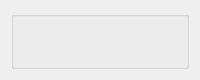
<?xml version="1.0" encoding="UTF-8"?>
<ui version="4.0">
 <class>NewsItemView</class>
 <widget class="QWidget" name="NewsItemView">
  <property name="enabled">
   <bool>true</bool>
  </property>
  <property name="geometry">
   <rect>
    <x>0</x>
    <y>0</y>
    <width>200</width>
    <height>80</height>
   </rect>
  </property>
  <property name="sizePolicy">
   <sizepolicy hsizetype="Maximum" vsizetype="Maximum">
    <horstretch>0</horstretch>
    <verstretch>0</verstretch>
   </sizepolicy>
  </property>
  <layout class="QVBoxLayout" name="verticalLayout">
   <item>
    <widget class="QGroupBox" name="title_box">
     <property name="font">
      <font>
       <pointsize>10</pointsize>
       <weight>75</weight>
       <bold>true</bold>
      </font>
     </property>
     <property name="cursor">
      <cursorShape>PointingHandCursor</cursorShape>
     </property>
     <layout class="QVBoxLayout" name="verticalLayout11">
      <item>
       <widget class="QLabel" name="content_label">
        <property name="font">
         <font>
          <pointsize>8</pointsize>
          <weight>50</weight>
          <bold>false</bold>
         </font>
        </property>
        <property name="textFormat">
         <enum>Qt::PlainText</enum>
        </property>
        <property name="scaledContents">
         <bool>true</bool>
        </property>
        <property name="alignment">
         <set>Qt::AlignLeading|Qt::AlignLeft|Qt::AlignTop</set>
        </property>
        <property name="wordWrap">
         <bool>true</bool>
        </property>
        <property name="openExternalLinks">
         <bool>true</bool>
        </property>
       </widget>
      </item>
     </layout>
    </widget>
   </item>
  </layout>
 </widget>
 <resources/>
 <connections/>
</ui>
